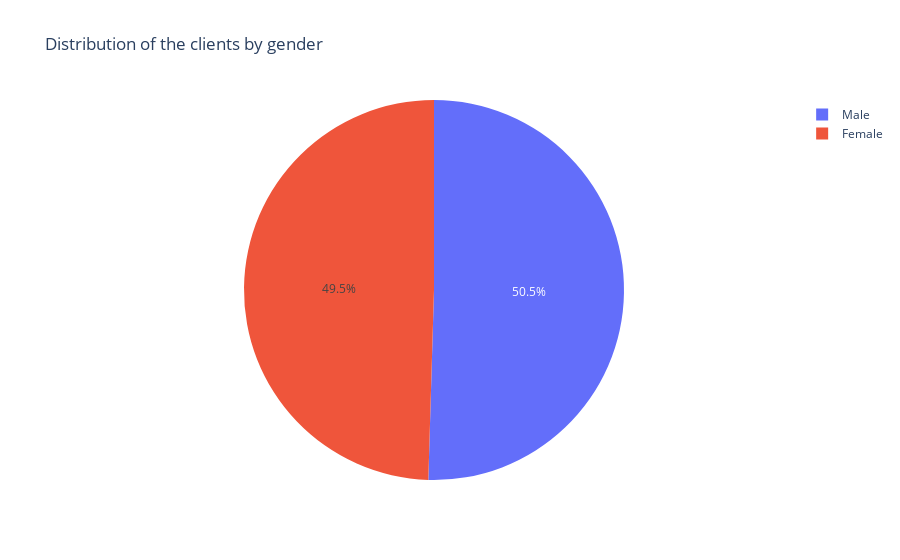

Write notebook code for a chart like this one.
### Markdown cell above
#### 6.2.1 Demographic Analysis: Customer Gender

### Code cell
fig = px.pie(df.groupby('Gender')['CustomerID'].count().reset_index(), 
            values='CustomerID', 
            names='Gender',
            title = 'Distribution of the clients by gender')

fig.show()

### Figure 1 — Plotly figure (JSON) as saved in the notebook; plotly's stock layout.template omitted (floating-point values rounded to 4 significant figures)
{"data": [{"domain": {"x": [0, 1], "y": [0, 1]}, "hovertemplate": "Gender=%{label}<br>CustomerID=%{value}<extra></extra>", "labels": ["Female", "Male"], "legendgroup": "", "name": "", "showlegend": true, "type": "pie", "values": [3488, 3555]}], "layout": {"legend": {"tracegroupgap": 0}, "title": {"text": "Distribution of the clients by gender"}}}
